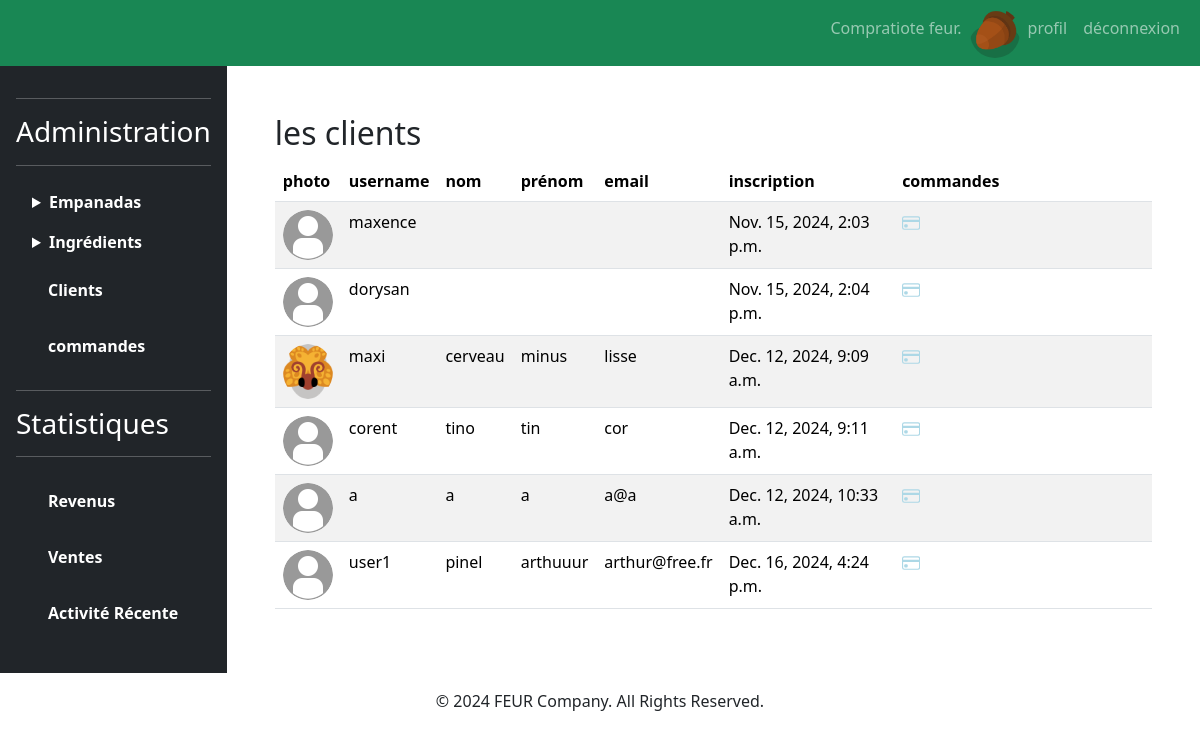
The app's page /stats/clients/ (signed in), older data.
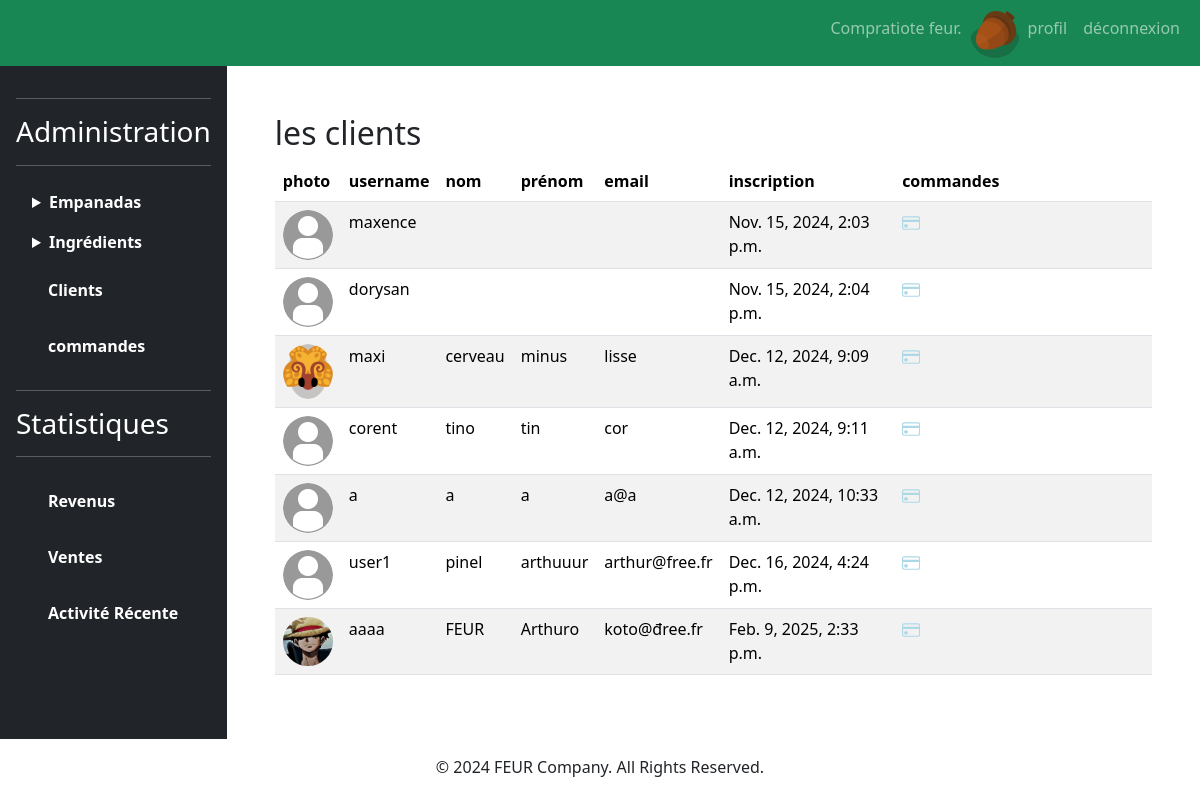
The same page, newer data.
### comptes/models.py (models this page shows)
class TiendaUser(User):
    image = models.ImageField(default='imagesUsers/default.png', upload_to='imagesUsers/')

### stats/views.py (the view)
# urls.py: path('clients/', views.clients),
def clients(request):
    if not request.user.is_authenticated:
        return redirect ('/login')
    if not request.user.is_staff:
        return redirect ('/empanadas')
    clients = TiendaUser.objects.filter(is_staff = False).order_by('date_joined')
    return render(
        request,
        'stats/clients.html',
        {
            'clients' : clients,
            'user' : TiendaUser.objects.get(id=request.user.id),
        }
    )

### stats/templates/stats/clients.html (shortened to what this page needs)
{% extends 'empanadas/base.html' %}
{% block main %}
<h2> les clients </h2>
{% if clients|length > 0 %}
	<table class="table table-striped">
		<thead>
			<tr>
				<th scope="col"> photo </th>
				<th scope="col"> username </th>
				<th scope="col"> nom </th>
				<th scope="col"> prénom </th>
				<th scope="col"> email </th>
				<th scope="col"> inscription </th>
				<th scope="col"> commandes </th>
			</tr>
		</thead>
		<tbody>
			{% for client in clients %}
			<tr>
				<td scope="row">
					<img src="{{MEDIA_URL}}{{client.image}}" class="rounded-circle" alt="logo"/>
				</td>
				<td scope="row">
					{{ client.username }}
				</td>
				<td scope="row">
					{{ client.last_name }}
				</td>
				<td scope="row">
					{{ client.first_name }}
				</td>
				<td scope="row">
					{{ client.email }}
				</td>
				<td scope="row">
					{{ client.date_joined }}
				</td>
				<td scope="row">
					<a href="/stats/clients/{{ client.id }}">
					</a>
				</td>
			</tr>
			{% endfor %}
		</tbody>
	</table>
{% else %}
	<h2> vous avez aucun client :'( </h2>
{% endif %}
{% endblock %}

Row changes from the older to the newer data that the page shows:
added TiendaUser: image (picture), username "aaaa", last_name "FEUR", first_name "Arthuro", email "koto@đree.fr", date_joined "Feb. 9, 2025, 2:33 p.m."
